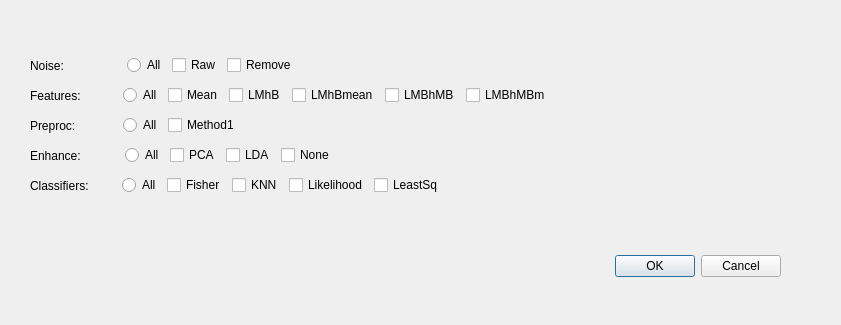
<?xml version="1.0" encoding="UTF-8"?>
<ui version="4.0">
 <class>BulkDetectionWindow</class>
 <widget class="QDialog" name="BulkDetectionWindow">
  <property name="geometry">
   <rect>
    <x>0</x>
    <y>0</y>
    <width>841</width>
    <height>325</height>
   </rect>
  </property>
  <property name="windowTitle">
   <string>Bulk Detection</string>
  </property>
  <widget class="QDialogButtonBox" name="BulkDetectBtnBox">
   <property name="geometry">
    <rect>
     <x>440</x>
     <y>250</y>
     <width>341</width>
     <height>32</height>
    </rect>
   </property>
   <property name="orientation">
    <enum>Qt::Horizontal</enum>
   </property>
   <property name="standardButtons">
    <set>QDialogButtonBox::Cancel|QDialogButtonBox::Ok</set>
   </property>
  </widget>
  <widget class="QWidget" name="horizontalLayoutWidget">
   <property name="geometry">
    <rect>
     <x>30</x>
     <y>40</y>
     <width>771</width>
     <height>51</height>
    </rect>
   </property>
   <layout class="QHBoxLayout" name="noiseHL">
    <property name="leftMargin">
     <number>0</number>
    </property>
    <item>
     <widget class="QLabel" name="NoiseLbl">
      <property name="text">
       <string>Noise:</string>
      </property>
     </widget>
    </item>
    <item>
     <spacer name="horizontalSpacer_3">
      <property name="orientation">
       <enum>Qt::Horizontal</enum>
      </property>
      <property name="sizeType">
       <enum>QSizePolicy::Fixed</enum>
      </property>
      <property name="sizeHint" stdset="0">
       <size>
        <width>57</width>
        <height>20</height>
       </size>
      </property>
     </spacer>
    </item>
    <item>
     <widget class="QRadioButton" name="allNoiseRB">
      <property name="text">
       <string>All</string>
      </property>
     </widget>
    </item>
    <item>
     <widget class="QCheckBox" name="noiseRemRawCB">
      <property name="text">
       <string>Raw</string>
      </property>
      <property name="checked">
       <bool>false</bool>
      </property>
     </widget>
    </item>
    <item>
     <widget class="QCheckBox" name="noiseRemCB">
      <property name="text">
       <string>Remove</string>
      </property>
     </widget>
    </item>
    <item>
     <spacer name="horizontalSpacer_2">
      <property name="orientation">
       <enum>Qt::Horizontal</enum>
      </property>
      <property name="sizeType">
       <enum>QSizePolicy::Expanding</enum>
      </property>
      <property name="sizeHint" stdset="0">
       <size>
        <width>142</width>
        <height>20</height>
       </size>
      </property>
     </spacer>
    </item>
   </layout>
  </widget>
  <widget class="QWidget" name="horizontalLayoutWidget_2">
   <property name="geometry">
    <rect>
     <x>30</x>
     <y>80</y>
     <width>771</width>
     <height>31</height>
    </rect>
   </property>
   <layout class="QHBoxLayout" name="featuresHL">
    <item>
     <widget class="QLabel" name="featuresLbl">
      <property name="text">
       <string>Features:</string>
      </property>
     </widget>
    </item>
    <item>
     <spacer name="horizontalSpacer_6">
      <property name="orientation">
       <enum>Qt::Horizontal</enum>
      </property>
      <property name="sizeType">
       <enum>QSizePolicy::Fixed</enum>
      </property>
      <property name="sizeHint" stdset="0">
       <size>
        <width>36</width>
        <height>20</height>
       </size>
      </property>
     </spacer>
    </item>
    <item>
     <widget class="QRadioButton" name="allFeaturesRB">
      <property name="text">
       <string>All</string>
      </property>
     </widget>
    </item>
    <item>
     <widget class="QCheckBox" name="meanCB">
      <property name="text">
       <string>Mean</string>
      </property>
     </widget>
    </item>
    <item>
     <widget class="QCheckBox" name="lMhBCB">
      <property name="text">
       <string>LMhB</string>
      </property>
     </widget>
    </item>
    <item>
     <widget class="QCheckBox" name="lMhBmCB">
      <property name="text">
       <string>LMhBmean</string>
      </property>
     </widget>
    </item>
    <item>
     <widget class="QCheckBox" name="lMBhMBCB">
      <property name="text">
       <string>LMBhMB</string>
      </property>
     </widget>
    </item>
    <item>
     <widget class="QCheckBox" name="lMBhMBmCB">
      <property name="text">
       <string>LMBhMBm</string>
      </property>
     </widget>
    </item>
    <item>
     <spacer name="horizontalSpacer_7">
      <property name="orientation">
       <enum>Qt::Horizontal</enum>
      </property>
      <property name="sizeType">
       <enum>QSizePolicy::Expanding</enum>
      </property>
      <property name="sizeHint" stdset="0">
       <size>
        <width>435</width>
        <height>20</height>
       </size>
      </property>
     </spacer>
    </item>
   </layout>
  </widget>
  <widget class="QWidget" name="horizontalLayoutWidget_3">
   <property name="geometry">
    <rect>
     <x>30</x>
     <y>110</y>
     <width>771</width>
     <height>31</height>
    </rect>
   </property>
   <layout class="QHBoxLayout" name="preprocHL">
    <item>
     <widget class="QLabel" name="preprocessingLbl">
      <property name="text">
       <string>Preproc:</string>
      </property>
     </widget>
    </item>
    <item>
     <spacer name="horizontalSpacer_4">
      <property name="orientation">
       <enum>Qt::Horizontal</enum>
      </property>
      <property name="sizeType">
       <enum>QSizePolicy::Fixed</enum>
      </property>
      <property name="sizeHint" stdset="0">
       <size>
        <width>41</width>
        <height>20</height>
       </size>
      </property>
     </spacer>
    </item>
    <item>
     <widget class="QRadioButton" name="allPreprocessingRB">
      <property name="text">
       <string>All</string>
      </property>
      <property name="checked">
       <bool>false</bool>
      </property>
     </widget>
    </item>
    <item>
     <widget class="QCheckBox" name="method1CB">
      <property name="text">
       <string>Method1</string>
      </property>
      <property name="checkable">
       <bool>true</bool>
      </property>
      <property name="checked">
       <bool>false</bool>
      </property>
      <property name="tristate">
       <bool>false</bool>
      </property>
     </widget>
    </item>
    <item>
     <spacer name="horizontalSpacer">
      <property name="orientation">
       <enum>Qt::Horizontal</enum>
      </property>
      <property name="sizeType">
       <enum>QSizePolicy::Expanding</enum>
      </property>
      <property name="sizeHint" stdset="0">
       <size>
        <width>435</width>
        <height>20</height>
       </size>
      </property>
     </spacer>
    </item>
   </layout>
  </widget>
  <widget class="QWidget" name="horizontalLayoutWidget_4">
   <property name="geometry">
    <rect>
     <x>30</x>
     <y>140</y>
     <width>771</width>
     <height>31</height>
    </rect>
   </property>
   <layout class="QHBoxLayout" name="enhancementHL">
    <item>
     <widget class="QLabel" name="enhancementLbl">
      <property name="text">
       <string>Enhance:</string>
      </property>
     </widget>
    </item>
    <item>
     <spacer name="horizontalSpacer_5">
      <property name="orientation">
       <enum>Qt::Horizontal</enum>
      </property>
      <property name="sizeType">
       <enum>QSizePolicy::Fixed</enum>
      </property>
      <property name="sizeHint" stdset="0">
       <size>
        <width>38</width>
        <height>20</height>
       </size>
      </property>
     </spacer>
    </item>
    <item>
     <widget class="QRadioButton" name="allEnhancementRB">
      <property name="text">
       <string>All</string>
      </property>
     </widget>
    </item>
    <item>
     <widget class="QCheckBox" name="PCACB">
      <property name="text">
       <string>PCA</string>
      </property>
     </widget>
    </item>
    <item>
     <widget class="QCheckBox" name="LDACB">
      <property name="text">
       <string>LDA</string>
      </property>
     </widget>
    </item>
    <item>
     <widget class="QCheckBox" name="NoneCB">
      <property name="text">
       <string>None</string>
      </property>
     </widget>
    </item>
    <item>
     <spacer name="verticalSpacer_7">
      <property name="orientation">
       <enum>Qt::Horizontal</enum>
      </property>
      <property name="sizeType">
       <enum>QSizePolicy::Expanding</enum>
      </property>
      <property name="sizeHint" stdset="0">
       <size>
        <width>220</width>
        <height>20</height>
       </size>
      </property>
     </spacer>
    </item>
   </layout>
  </widget>
  <widget class="QWidget" name="horizontalLayoutWidget_5">
   <property name="geometry">
    <rect>
     <x>30</x>
     <y>170</y>
     <width>771</width>
     <height>31</height>
    </rect>
   </property>
   <layout class="QHBoxLayout" name="classifiersHL">
    <item>
     <widget class="QLabel" name="classifiersLbl">
      <property name="text">
       <string>Classifiers:</string>
      </property>
     </widget>
    </item>
    <item>
     <spacer name="horizontalSpacer_8">
      <property name="orientation">
       <enum>Qt::Horizontal</enum>
      </property>
      <property name="sizeType">
       <enum>QSizePolicy::Fixed</enum>
      </property>
      <property name="sizeHint" stdset="0">
       <size>
        <width>27</width>
        <height>20</height>
       </size>
      </property>
     </spacer>
    </item>
    <item>
     <widget class="QRadioButton" name="allClassifiersRB">
      <property name="text">
       <string>All</string>
      </property>
     </widget>
    </item>
    <item>
     <widget class="QCheckBox" name="fisherCB">
      <property name="text">
       <string>Fisher</string>
      </property>
     </widget>
    </item>
    <item>
     <widget class="QCheckBox" name="KNNCB">
      <property name="text">
       <string>KNN</string>
      </property>
     </widget>
    </item>
    <item>
     <widget class="QCheckBox" name="likelihoodCB">
      <property name="text">
       <string>Likelihood</string>
      </property>
     </widget>
    </item>
    <item>
     <widget class="QCheckBox" name="leastSquaresCB">
      <property name="text">
       <string>LeastSq</string>
      </property>
     </widget>
    </item>
    <item>
     <spacer name="verticalSpacer_8">
      <property name="orientation">
       <enum>Qt::Horizontal</enum>
      </property>
      <property name="sizeType">
       <enum>QSizePolicy::Expanding</enum>
      </property>
      <property name="sizeHint" stdset="0">
       <size>
        <width>107</width>
        <height>20</height>
       </size>
      </property>
     </spacer>
    </item>
   </layout>
  </widget>
 </widget>
 <resources/>
 <connections>
  <connection>
   <sender>BulkDetectBtnBox</sender>
   <signal>accepted()</signal>
   <receiver>BulkDetectionWindow</receiver>
   <slot>accept()</slot>
   <hints>
    <hint type="sourcelabel">
     <x>248</x>
     <y>254</y>
    </hint>
    <hint type="destinationlabel">
     <x>157</x>
     <y>274</y>
    </hint>
   </hints>
  </connection>
  <connection>
   <sender>BulkDetectBtnBox</sender>
   <signal>rejected()</signal>
   <receiver>BulkDetectionWindow</receiver>
   <slot>reject()</slot>
   <hints>
    <hint type="sourcelabel">
     <x>316</x>
     <y>260</y>
    </hint>
    <hint type="destinationlabel">
     <x>286</x>
     <y>274</y>
    </hint>
   </hints>
  </connection>
 </connections>
</ui>
